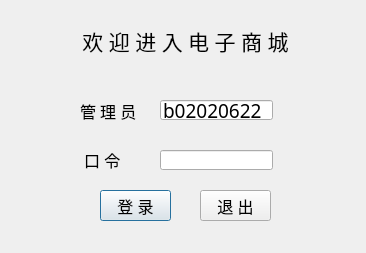
<?xml version="1.0" encoding="UTF-8"?>
<ui version="4.0">
 <class>LoginDialog</class>
 <widget class="QDialog" name="LoginDialog">
  <property name="geometry">
   <rect>
    <x>0</x>
    <y>0</y>
    <width>366</width>
    <height>253</height>
   </rect>
  </property>
  <property name="windowTitle">
   <string>Dialog</string>
  </property>
  <widget class="QLabel" name="label">
   <property name="geometry">
    <rect>
     <x>60</x>
     <y>25</y>
     <width>251</width>
     <height>31</height>
    </rect>
   </property>
   <property name="font">
    <font>
     <family>微软雅黑</family>
     <pointsize>16</pointsize>
    </font>
   </property>
   <property name="text">
    <string>欢 迎 进 入 电 子 商 城</string>
   </property>
   <property name="alignment">
    <set>Qt::AlignCenter</set>
   </property>
  </widget>
  <widget class="QLabel" name="label_2">
   <property name="geometry">
    <rect>
     <x>80</x>
     <y>100</y>
     <width>61</width>
     <height>21</height>
    </rect>
   </property>
   <property name="font">
    <font>
     <family>微软雅黑</family>
     <pointsize>12</pointsize>
    </font>
   </property>
   <property name="text">
    <string>管 理 员</string>
   </property>
  </widget>
  <widget class="QLabel" name="label_3">
   <property name="geometry">
    <rect>
     <x>80</x>
     <y>150</y>
     <width>51</width>
     <height>20</height>
    </rect>
   </property>
   <property name="font">
    <font>
     <family>微软雅黑</family>
     <pointsize>12</pointsize>
    </font>
   </property>
   <property name="text">
    <string> 口 令</string>
   </property>
  </widget>
  <widget class="QLineEdit" name="adminLineEdit">
   <property name="geometry">
    <rect>
     <x>160</x>
     <y>100</y>
     <width>113</width>
     <height>20</height>
    </rect>
   </property>
   <property name="font">
    <font>
     <family>微软雅黑</family>
     <pointsize>14</pointsize>
    </font>
   </property>
   <property name="text">
    <string>b02020622</string>
   </property>
  </widget>
  <widget class="QLineEdit" name="pwdLineEdit">
   <property name="geometry">
    <rect>
     <x>160</x>
     <y>150</y>
     <width>113</width>
     <height>20</height>
    </rect>
   </property>
   <property name="echoMode">
    <enum>QLineEdit::Password</enum>
   </property>
  </widget>
  <widget class="QPushButton" name="loginPushButton">
   <property name="geometry">
    <rect>
     <x>100</x>
     <y>190</y>
     <width>71</width>
     <height>31</height>
    </rect>
   </property>
   <property name="font">
    <font>
     <family>微软雅黑</family>
     <pointsize>12</pointsize>
    </font>
   </property>
   <property name="text">
    <string>登 录</string>
   </property>
  </widget>
  <widget class="QPushButton" name="exitPushButton">
   <property name="geometry">
    <rect>
     <x>200</x>
     <y>190</y>
     <width>71</width>
     <height>31</height>
    </rect>
   </property>
   <property name="font">
    <font>
     <family>微软雅黑</family>
     <pointsize>12</pointsize>
    </font>
   </property>
   <property name="text">
    <string>退 出</string>
   </property>
  </widget>
 </widget>
 <resources/>
 <connections/>
</ui>
